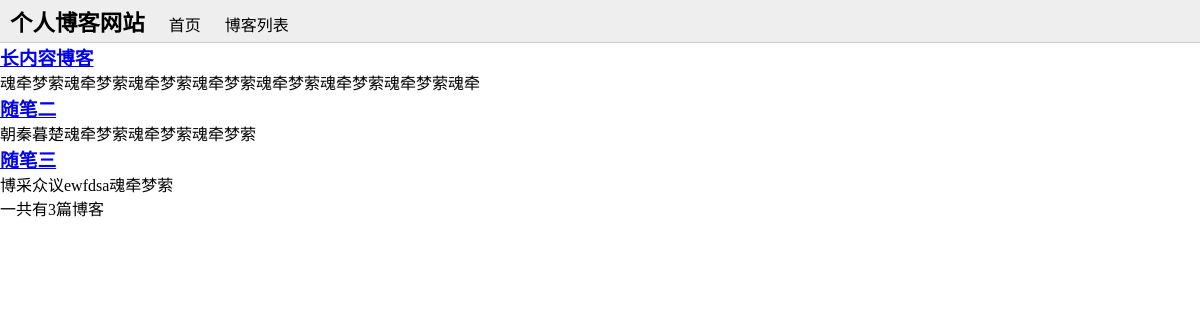
Screenshot of /blog/ with the database file from the repository.
### blog/models.py (models this page shows, shortened)
class Blog(models.Model):
    title = models.CharField(max_length=50)
    blog_type = models.ForeignKey(BlogType, on_delete=models.DO_NOTHING)
    content = models.TextField()
    auther = models.ForeignKey(User, on_delete=models.DO_NOTHING)
    create_time = models.DateTimeField(auto_now_add=True)
    last_updated_time = models.DateTimeField(auto_now=True)

### blog/views.py (the view)
# urls.py: path('', views.blog_list, name='blog_list'),
def blog_list(request):
    context = {}
    context['blogs'] = Blog.objects.all()
    return render_to_response('blog_list.html', context)

### blog/templates/blog_list.html (shortened to what this page needs)
{% extends "base.html" %}
{% block content %}
{% for blog in blogs %}
    <a href="{% url 'blog_detail' blog.pk %}">
        <h3>{{ blog.title }}</h3>
    </a>
    <p>{{ blog.content|truncatechars:30 }}</p>
    {% empty %}
        <p>-- 暂无博客，敬请期待 --</p>
    {% endfor %}
    <p>一共有{{ blogs|length }}篇博客</p>
{% endblock content %}

### static/base.css (style rules this page uses)
* { margin: 0; padding: 0; }

### rows the page displays
Blog: title "长内容博客", content "魂牵梦萦魂牵梦萦魂牵梦萦魂牵梦萦魂牵梦萦魂牵梦萦魂牵梦萦魂牵"
Blog: title "随笔二", content "朝秦暮楚魂牵梦萦魂牵梦萦魂牵梦萦"
Blog: title "随笔三", content "博采众议ewfdsa魂牵梦萦"

### other values shown
{{ blogs|length }} "3"
